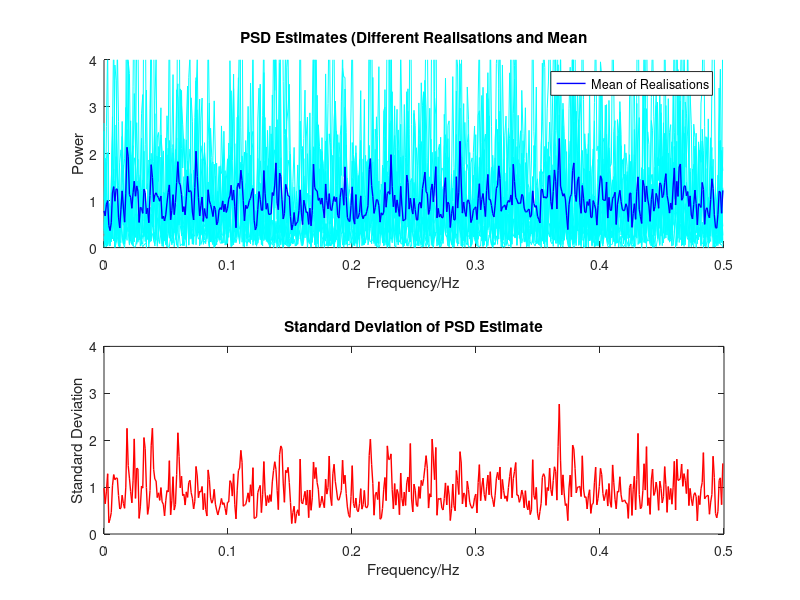
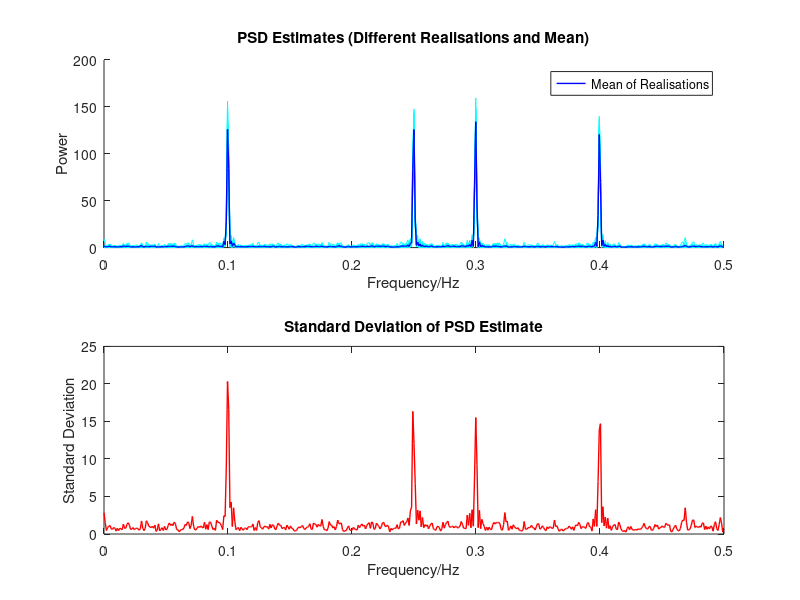
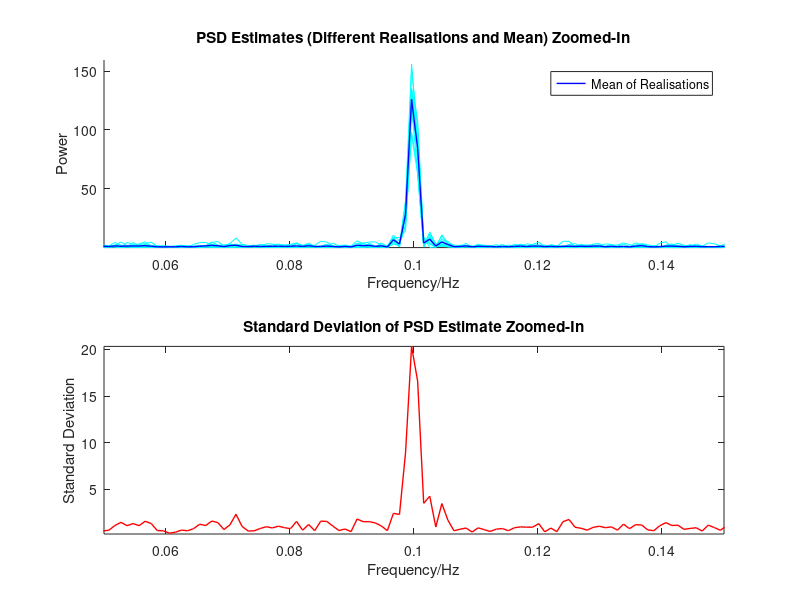

Write MATLAB code to recreate these figures, in order.
% ASPMI Exercise 2.1b
% Use your code from the previous section (only the biased ACF estimator) 
% to generate the PSD estimate of several realisations of a random process 
% and plot them as in Fig. 1. Generate different signals composed of
% sinusoids corrupted by noise and elaborate on how disperse are the 
% different realisation of the spectral estimate.

N = 512; % Set N of 512

%%%%%%%%%%%%%%%%%%%%%%% Find correlograms of WGN %%%%%%%%%%%%%%%%%%%%%%%%%%

% Create matrix of 10 realisations of N-length WGN vectors
R = 10; % Number of realisations
x_wgn = randn(N,R); % Create matrix of WGN noise
% Find Biased ACF of WGN noise for all realisations
x_wgn_bacf = zeros(2*N-1,R);
for i = 1:R
    x_wgn_bacf(:,i) = xcorr(x_wgn(:,i),'biased');
end


% Plot Correlogram of WGN
% Find FFT of both ACFs
fft_x_wgn_bacf = fft(x_wgn_bacf,[],1);
% Find the magnitude of correlogram
mag_corr_x_wgn_bacf = abs(fftshift(fft_x_wgn_bacf,1));
f_hs = 0:1/(2*N):0.5-1/(2*N); % Find the half spectrum frequencies
% Find the half-spectrum magnitudes
mag_corr_x_wgn_bacf_hs = mag_corr_x_wgn_bacf(N:end,:);
% Plot correlogram magnitude spectrum of WGN
figure(1)
subplot(2,1,1)
hold on;
h1 = plot(f_hs,mag_corr_x_wgn_bacf_hs,'c','LineWidth',0.25);
h2 = plot(f_hs,mean(mag_corr_x_wgn_bacf_hs,2),'b','LineWidth',1);
% h3 = plot(f_hs,ones(length(f_hs)),'r--','LineWidth',1,'DisplayName','P=1');
title('PSD Estimates (Different Realisations and Mean')
xlabel('Frequency/Hz')
ylabel('Power')
axis([0 0.5 0 4])
legend(h2, 'Mean of Realisations')

subplot(2,1,2)
plot(f_hs,std(mag_corr_x_wgn_bacf_hs,0,2),'r','LineWidth',1);
title('Standard Deviation of PSD Estimate')
xlabel('Frequency/Hz')
ylabel('Standard Deviation')
axis([0 0.5 0 4])

%%%%%%%%%%%%%%%% Find correlograms of Sine Waves in WGN %%%%%%%%%%%%%%%%%%%

% Create matrix of 10 realisations of N-length vectors
R = 10; % Number of realisations
n = 1:N;
f_1 = 0.1;
f_2 = 0.25;
f_3 = 0.3;
f_4 = 0.4;
x_sw = zeros(N,R);
for i = 1:10
    % Create vector of noisy signal
    x_sw(:,i) = sin(2*pi*f_1*n).' + sin(2*pi*f_2*n).' + ...
        + sin(2*pi*f_3*n).' + sin(2*pi*f_4*n).' + ...
        randn(N,1);
end
% Find Biased ACF of WGN noise for all realisations
x_sw_bacf = zeros(2*N-1,R);
for i = 1:R
    x_sw_bacf(:,i) = xcorr(x_sw(:,i),'biased');
end


% Plot Correlogram of WGN
% Find FFT of both ACFs
fft_x_sw_bacf = fft(x_sw_bacf,[],1);
% Find the magnitude of correlogram
mag_corr_x_sw_bacf = abs(fftshift(fft_x_sw_bacf,1));
f_hs = 0:1/(2*N):0.5-1/(2*N); % Find the half spectrum frequencies
% Find the half-spectrum magnitudes
mag_corr_x_sw_bacf_hs = mag_corr_x_sw_bacf(N:end,:);
% Plot correlogram magnitude spectrum of WGN
figure(2)
subplot(2,1,1)
hold on;
h1 = plot(f_hs,mag_corr_x_sw_bacf_hs,'c','LineWidth',0.25);
h2 = plot(f_hs,mean(mag_corr_x_sw_bacf_hs,2),'b','LineWidth',1);
title('PSD Estimates (Different Realisations and Mean)')
xlabel('Frequency/Hz')
ylabel('Power')
legend(h2, 'Mean of Realisations')

subplot(2,1,2)
plot(f_hs,std(mag_corr_x_sw_bacf_hs,0,2),'r','LineWidth',1);
title('Standard Deviation of PSD Estimate')
xlabel('Frequency/Hz')
ylabel('Standard Deviation')

% Zoom to range 0.05-0.15
figure(3)
subplot(2,1,1)
hold on;
h1 = plot(f_hs,mag_corr_x_sw_bacf_hs,'c','LineWidth',0.25);
h2 = plot(f_hs,mean(mag_corr_x_sw_bacf_hs,2),'b','LineWidth',1);
title('PSD Estimates (Different Realisations and Mean) Zoomed-In')
xlabel('Frequency/Hz')
ylabel('Power')
legend(h2, 'Mean of Realisations')
axis([0.05 0.15 -inf inf])

subplot(2,1,2)
plot(f_hs,std(mag_corr_x_sw_bacf_hs,0,2),'r','LineWidth',1);
title('Standard Deviation of PSD Estimate Zoomed-In')
xlabel('Frequency/Hz')
ylabel('Standard Deviation')
axis([0.05 0.15 -inf inf])